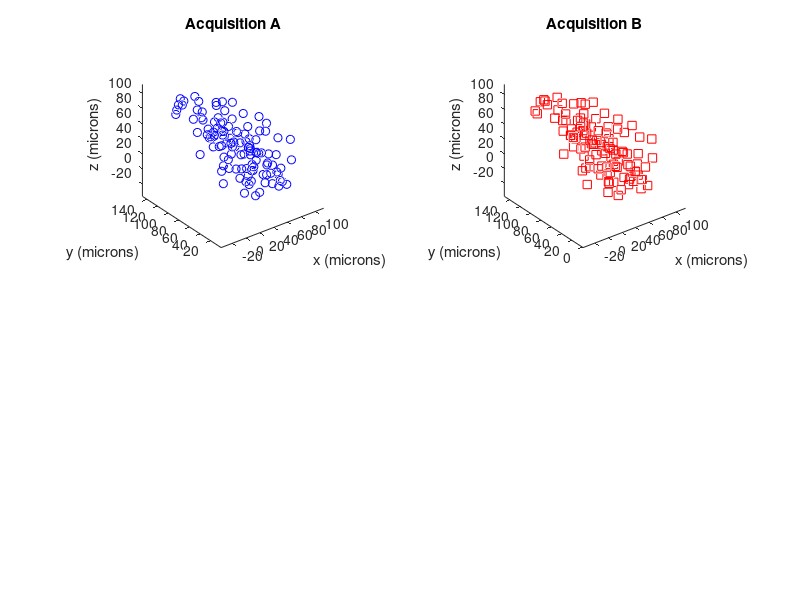
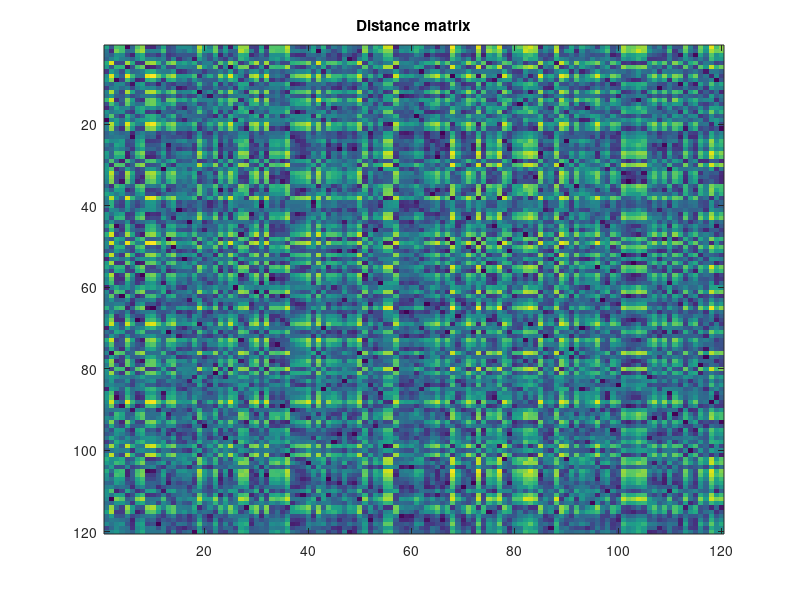

Write the MATLAB code that produced these figures, in order. (Note: this script raises an error after producing the figures.)
% simAlign.m
% 
% Calculate a metric of alignment between two noisy measurements of the 3D 
% position of neuron cell bodies.
%
% The position of neurons in a worm are measured twice, during acquisition A
% and acquisition B. The measurement is noisy, and the worm may be imaged
% in different orientations.
%
% To aling the two acquisitions, it is important to have a metric of the
% similarity of the two sets of neuron poisitions. This will allow for
% functions that try many different orientations while optimizing for
% similarity.
%
% This is a small script that simulates two noisy 3D neural position
% datasets that are already aligned. It then  pairs each neuron from A 
% with a neuron from B. Finally it measures how aligned the sets of neurons 
% are by measuring the sum of the root mean squared displacement between 
% each pair.
%
% Andrew Leifer
% leifer@princeton.edu
% 8 February 2014


%We start by assuming that the user acquired two 3D fluorescent images 
%of neurons of a worm. We will call them acquisition A & B.


%Number of Neurons Identified 
%The number of neurons aren't necessarily the same because it is hard for a
%  user to tell what exactly is a neuron.

N=120; %acquisition A
M=120; %acquisition B
assert(N>=M); %by convention, the code assumes A has more neurons then B

%set dimensions of  simulated 3D volume in microns
xdiam=75;
ydiam=150;
zdiam=75;

%set standard deviation of jitter in neural position between acquisition A & B
pstd=2;
permSize=40;
numIterations=1;

%Set the markers to use when plotting A & B
Bmarker='rs';
Amarker='bo';

%% Simulate position data 

Apos=[rand(N,1).*xdiam, rand(N,1).*ydiam, rand(N,1).*zdiam];

mapping=randperm(N);  %Elements are neuron ID's from A  and their index is the neuorn ID from B
[~,unmapping]=sort(mapping);
Bpos=Apos(mapping,:); %Shuffle the order of neurons from A and assing to B
Bpos=Bpos+randn(size(Bpos)).*pstd; %add gaussian noise of positional jitter
Bpos=Bpos(1:M,:); %chop off the extra neurons


%            A     B
truePairs=[mapping', (1:N)' ];
truePairs(truePairs(:,2)>M,:)=[];

%% Plot simulated position data

%Plot Acquisition A
figh=figure;
h(1)=subplot(2,2,1);
plot3(Apos(:,1),Apos(:,2),Apos(:,3),Amarker)
axis equal %set each axis to have equal spaced scaling in the plot 
axis vis3d %preserve scaling during rotations
title('Acquisition A')
xlabel('x (microns)')
ylabel('y (microns)')
zlabel('z (microns)')


%Plot Acquisition B
h(2)=subplot(2,2,2);
plot3(Bpos(:,1),Bpos(:,2),Bpos(:,3),Bmarker)
axis equal %set each axis to have equal spaced scaling in the plot 
axis vis3d %preserve scaling during rotations
title('Acquisition B')
xlabel('x (microns)')
ylabel('y (microns)')
zlabel('z (microns)')


%% Calculate Distances between all possible paris of neurons between A & B

%We are going to build up an M rows by N column matrix whereby each element
%is the euclidian distance between the neurons inexed by that row and
%column.
%
% So the element at the m'th row and n'th  column corresponds to 
% the distance between the m'th neuron from B and the n'th neuron from A

%Insead of making a bunch of boring for-loops, we are going to implement
%this in a classy and clever way.

% Here is the theory first. We note that A and B already have neurons listed
% in some sort of order. If we take the given order, it is easy to find 
% euclidean distnces between each neuron in A and its corresponding neuron
% in B. This is:
%  D= sqrt(   sum( (Apos(1:M,:)-Bpos(1:M,:)).^2 ,2 ) )
% Note we are excluding those neurons from B that have no partner in A,
% recall that N>=M.
%
% Now if we were to merely permute the order of A systematically, (by say a
% circular shift) then we
% would be able to calculate the euclidean distance between every possible
% pairing between a neuron from A and B. 
%
% We store this information in the form of a matrix.

%initialize the distance matrix
Dmat=zeros(M,N); %rows are neurons from B and columns are neurons from A

%calculate all of the distances
for k=0:N-1 %For all neurons in A
   Atemp=circshift(Apos,-k); %circullary shift the order of neurons in A
   Aind=circshift((1:N)',-k); %do the same to an array of indices to keep track of what the indices are up to
   D= sqrt(  sum( (Atemp(1:M,:)-Bpos(1:M,:)).^2 ,2)  ); % calculate the distance
   
   %get element # from row,col:  B       A                        
   indices=sub2ind(size(Dmat),[1:M]',[Aind(1:M)]); %figure out which diaganol in the distance matrix we are on
   
   Dmat(indices)=D; %record the distances on the appropriate diagonal
end

%plot distance matrix
figure;
imagesc(Dmat);
title('Distance matrix')


trueEnergy=sum(Dmat(sub2ind(size(Dmat),truePairs(:,2),truePairs(:,1))).^2);

%Check to see if the inferredPairs match the true Pairs


%% test Ben's code
Allpos=[Apos ; Bpos];

Allpos=[Allpos,[1:N,mapping(1:M)]'];
alltime=zeros(length(Apos)+length(Bpos),1);
alltime(length(Apos)+1:end)=1;
Allpos=[Allpos alltime];
param.excessive=1;
param.dims=3;
try
tracks = track(Allpos,3.5*pstd,param);
catch
    tracks = track(Allpos,2*pstd,param);
end

%% Dispaly partnered neurons


% 
% %Get ready to plot lines connected the inferred and true pairings.
% %Create 3 matrices, one for each of x,y,z where each row has the
% %coordinates for each pair of neurons
% AA=1; BB=2; XX=1; YY=2; ZZ=3;
% linesX=[Apos(inferredPairs(:,AA),XX) Bpos(inferredPairs(:,BB),XX)];
% linesY=[Apos(inferredPairs(:,AA),YY) Bpos(inferredPairs(:,BB),YY)];
% linesZ=[Apos(inferredPairs(:,AA),ZZ) Bpos(inferredPairs(:,BB),ZZ)];
% 
% linesTrueX=[Apos(truePairs(:,AA),XX) Bpos(truePairs(:,BB),XX)];
% linesTrueY=[Apos(truePairs(:,AA),YY) Bpos(truePairs(:,BB),YY)];
% linesTrueZ=[Apos(truePairs(:,AA),ZZ) Bpos(truePairs(:,BB),ZZ)];
% 
% 
% 
% figure(figh)
% h(3)=subplot(2,2,3);
% hold on;
% plot3(Apos(:,1),Apos(:,2),Apos(:,3),Amarker)
% plot3(Bpos(:,1),Bpos(:,2),Bpos(:,3),Bmarker)
% plot3(linesX',linesY',linesZ','g'); %inferred Pairs
% 
% 
% 
% axis equal %set each axis to have equal spaced scaling in the plot 
% axis vis3d %preserve scaling during rotations
% title('Inferred Pairings')
% xlabel('x (microns)')
% ylabel('y (microns)')
% zlabel('z (microns)')
% 
% 
% 
% 
% figure(figh)
% h(4)=subplot(2,2,4);
% hold on;
% plot3(Apos(:,1),Apos(:,2),Apos(:,3),Amarker)
% plot3(Bpos(:,1),Bpos(:,2),Bpos(:,3),Bmarker)
% 
% 
% plot3(linesTrueX',linesTrueY',linesTrueZ','m'); %truePairs 
% axis equal %set each axis to have equal spaced scaling in the plot 
% axis vis3d %preserve scaling during rotations
% title('True Pairings')
% xlabel('x (microns)')
% ylabel('y (microns)')
% zlabel('z (microns)')



% Make it so that when you rotate one subplot, the other rotates also
% Taken from this example: edit ([docroot '/techdoc/ref/examples/doc_linkprop']);
% Link the CameraPosition and CameraUpVector properties of each subplot axes
% hlink = linkprop(h,{'CameraPosition','CameraUpVector','CameraTarget','CameraViewAngle'});
% key = 'graphics_linkprop';
% % Store link object on first subplot axes
% setappdata(h(1),key,hlink); 
% 
% 
% %display the distance  between neurons for each inferred Pair
% dist=Dmat(sub2ind(size(Dmat),inferredPairs(:,2),inferredPairs(:,1) ));
% cumulativeDist=sum(dist);
numFailsBen=M-sum(diff(tracks(:,4))==0);
disp(['Of ' num2str(M) ' possible neuron pairs,']); 
disp([num2str(M-numFailsBen) ' pairs were correctly identified by track.'])

%disp([num2str(numFails) ' pairs were incorrect.'])

disp(['true energy: ' num2str(trueEnergy)])
%disp(['final energy: ' num2str(DEnergyMin)])


%% make position matrix..try clustering?
% 
% Adis=pdist2(Apos,Apos);
% Bdis=pdist2(Bpos,Bpos);
% 
% 
% idxNames=mapping(1,:);
% Acluster=clustergram(Adis);
% Bcluster=clustergram(Bdis);
% Bidx=get(Bcluster,'RowLabels');
% Bidx=str2double(Bidx);
% Bdis=Bdis(Bidx,Bidx);
% Aidx=get(Acluster,'RowLabels');
% Aidx=str2double(Aidx);
% Adis=Adis(Aidx,Aidx);


%% sort position matricies, try to look for similarities looking within some window after sorting


Adis=pdist2(Apos,Apos);
Bdis=pdist2(Bpos,Bpos);

[~,Aidx]=sort(max(Adis));
Asort2=(Adis(Aidx,Aidx));
Asort=sort(Asort2);

[~,Bidx]=sort(max(Bdis));
Bsort2=Bdis(Bidx,Bidx);
Bsort=sort(Bsort2);

Atri=tripletTriangleAreas(Apos);
Atri2=reshape(Atri,N,[]);
Btri=tripletTriangleAreas(Bpos);
Btri2=reshape(Btri,M,[]);
tribins=linspace(0,max(Atri2(:)),200);
xbins=linspace(0,max(Asort(:)),200);
Ahist=[];
Bhist=[];
AtriHist=[];
BtriHist=[];
for iPnt=1:N
    Ahist(:,iPnt)=hist(Asort(:,iPnt),xbins);
    AtriHist(:,iPnt)=hist(Atri2(iPnt,:),tribins) ;
end
for iPnt=1:N
    Bhist(:,iPnt)=hist(Bsort(:,iPnt),xbins);

    BtriHist(:,iPnt)=hist(Btri2(iPnt,:),tribins) ;
end

ACDF=cumsum(Ahist);
BCDF=cumsum(Bhist);
ACDF=ACDF/max(ACDF(:));
BCDF=BCDF/max(BCDF(:));


AtriCDF=cumsum(AtriHist);
AtriCDF=AtriCDF/max(AtriCDF(:));
AtriCDF=AtriCDF(:,Aidx);
BtriCDF=cumsum(BtriHist);
BtriCDF=BtriCDF/max(BtriCDF(:));
BtriCDF=BtriCDF(:,Bidx);

AtriPDF=diff(AtriCDF);
APDF=diff(ACDF);
BtriPDF=diff(BtriCDF);
BPDF=diff(BCDF);

 Asort=[AtriCDF;ACDF];
 Bsort=[BtriCDF;BCDF];

 Asort=[AtriPDF; APDF];
 Bsort=[BtriPDF; BPDF];

%%
[~,unAidx]=sort(Aidx);
[~,unBidx]=sort(Bidx);
AsortTrue=Asort(:,unAidx);
AsortTrue=AsortTrue(:,mapping);
AsortTrue=AsortTrue(:,Bidx);


%%

numPoints=size(Bsort,1);
iSort=1:N;
Asorted=Asort;
%simple switching search
for iColumn=1:length(Bidx);

    tempdiff=bsxfun(@minus, Asorted,Bsort(:,iColumn));
    columnDistance=sqrt(sum(tempdiff.^2));
    [~,minDistance]=min(columnDistance);
    
    
    Asorted(:,[iColumn,minDistance])=Asorted(:,[minDistance,iColumn]);
    iSort([iColumn,minDistance])=iSort([minDistance,iColumn]);
    
end


%brute force all permutations within some window
for iColumn=1:length(Bidx);
tempIdx=max(1,iColumn-3):min(iColumn+3,length(Bidx));
    tempIdxs=permute(perms(tempIdx),[3,2,1]);
    Atemps=Asorted(:,tempIdxs);
    Atemps=reshape(Atemps,numPoints,length(tempIdx),[]);
    
    tempdiff=bsxfun(@minus, Atemps,Bsort(:,tempIdx));
    
    columnDistance=sum(sqrt(sum(tempdiff.^2)));
    [~,minDistance]=min(columnDistance);
    
    
    Asorted(:,tempIdx)=Asorted(:,tempIdxs(:,:,minDistance));
    iSort(tempIdx)=iSort(tempIdxs(:,:,minDistance));
    
end
%%

%so something markovy?
Aenergy=sqrt(sum((Asorted-Bsort).^2));
Aenergy=.5*(Asorted.*log(Asorted./(.5*(Asorted+Bsort)))+Bsort.*log(Bsort./(.5*(Asorted+Bsort))));
Aenergy=nansum(Aenergy);
Amean=mean(Aenergy);
pointList=1:length(Bidx);
tic
for iColumn=1:length(Bidx);
    for iIteration=1:150
    tempIdx=max(1,iColumn-25):min(iColumn+25,length(Bidx));

    tempIdx=tempIdx(tempIdx~=iColumn);
    otherE=Aenergy(tempIdx);
    tempIdx=randsample(tempIdx,4,1,exp(otherE/mean(otherE)));
tempIdx=[iColumn,unique(tempIdx)];
%tempIdx=tempIdx(Aenergy(tempIdx)>(2*Amean));
    tempIdxs=permute(perms(tempIdx),[3,2,1]);
    Atemps=Asorted(:,tempIdxs);
    Atemps=reshape(Atemps,numPoints,length(tempIdx),[]);
    
  %  tempdiff=bsxfun(@minus, Atemps,Bsort(:,tempIdx));
    
        avgSort=bsxfun(@plus, Atemps,Bsort(:,tempIdx))/2;
        
        JS1=.5*Atemps.*log(Atemps./avgSort);
        JS2=bsxfun(@rdivide, Bsort(:,tempIdx),avgSort);
        JS2=.5*bsxfun(@times, Bsort(:,tempIdx), log(JS2));
        tempdiff=(JS1+JS2)/2;

%     for iPerm=1:size(Atemps,3)
%         columnDistance(iPerm)=corr2(Atemps(:,:,iPerm),Bsort(:,tempIdx));
%     end
    
    
   columnDistance=sum(sqrt(sum(tempdiff.^2)));
    [~,minDistance]=min(columnDistance);
    
    
    Asorted(:,tempIdx)=Asorted(:,tempIdxs(:,:,minDistance));
    iSort(tempIdx)=iSort(tempIdxs(:,:,minDistance));
    Aenergy=sqrt(sum((Asorted-Bsort).^2));
    Aenergy=.5*(Asorted.*log(Asorted./(.5*(Asorted+Bsort)))+Bsort.*log(Bsort./(.5*(Asorted+Bsort))));
Aenergy=nansum(Aenergy);
Amean=mean(Aenergy);

    end
end
toc

numberCorrect=sum(unmapping(Aidx(iSort))'==Bidx');
disp([num2str(sum(unmapping(Aidx(iSort))'==Bidx')) ' pairs were correctly identified by distance metrics.'])
AenergyTrue=.5*(AsortTrue.*log(AsortTrue./(.5*(AsortTrue+Bsort)))+Bsort.*log(Bsort./(.5*(AsortTrue+Bsort))));
AenergyTrue=nansum(Aenergy);
AenergyTrue=(sqrt(sum((AsortTrue-Bsort).^2)));
    Aenergy=sqrt(sum((Asorted-Bsort).^2));

dmatEnergy=Apos((Aidx(iSort))',:)-Bpos(Bidx',:);
dmatEnergy=sum((sum(dmatEnergy.^2,2)));

disp(['final dmat energy: ' num2str(dmatEnergy)])

%%
Asort2=Adis(Aidx(iSort),Aidx(iSort));

imagesc(~bsxfun(@or, unmapping(Aidx(iSort))'==Bidx',unmapping(Aidx(iSort))==Bidx).*Asort2)

Aenergy=sqrt(sum((Asort2-Bsort2).^2));
Amean=mean(Aenergy);
pointList=1:length(Bidx);
tic
for iColumn=1:length(Bidx);
    for iIteration=1:150
    tempIdx=max(1,iColumn-25):min(iColumn+25,length(Bidx));

    tempIdx=tempIdx(tempIdx~=iColumn);
    otherE=Aenergy(tempIdx);
    tempIdx=randsample(tempIdx,4,1,exp(otherE/mean(otherE)));
tempIdx=[iColumn,unique(tempIdx)];
%tempIdx=tempIdx(Aenergy(tempIdx)>(2*Amean));
tempIdxs2=perms(tempIdx);
    tempIdxs=permute(tempIdxs2,[3,2,1]);
    tempIdxs2=permute(tempIdxs2,[2,3,1]);
    
    Atemps=Asort2(:,tempIdxs);
    AAtemp=Asort2(tempIdxs,:);
    Atemps=reshape(Atemps,numPoints,length(tempIdx),[]);
    AAtemp=permute(reshape(AAtemp,length(tempIdx),[],numPoints),[1,3,2]);

        % fix the indexing
        
        for i=1:size(Atemps,3)
    Atemps(tempIdx,:,i)=AAtemp(:,tempIdxs2(:,:,i),i);
        end
        
    tempdiff=bsxfun(@minus, Atemps,Bsort(:,tempIdx));
    
    columnDistance=sum(sqrt(sum(tempdiff.^2)));
    [~,minDistance]=min(columnDistance);
    
    
    Asort2(:,tempIdx)=Asort2(:,tempIdxs(:,:,minDistance));
        Asort2(tempIdx,:)=Asort2(tempIdxs(:,:,minDistance),:);

    iSort(tempIdx)=iSort(tempIdxs(:,:,minDistance));
    Aenergy=sqrt(sum((Asort2-Bsort2).^2));
Amean=mean(Aenergy);
    end
end
toc
